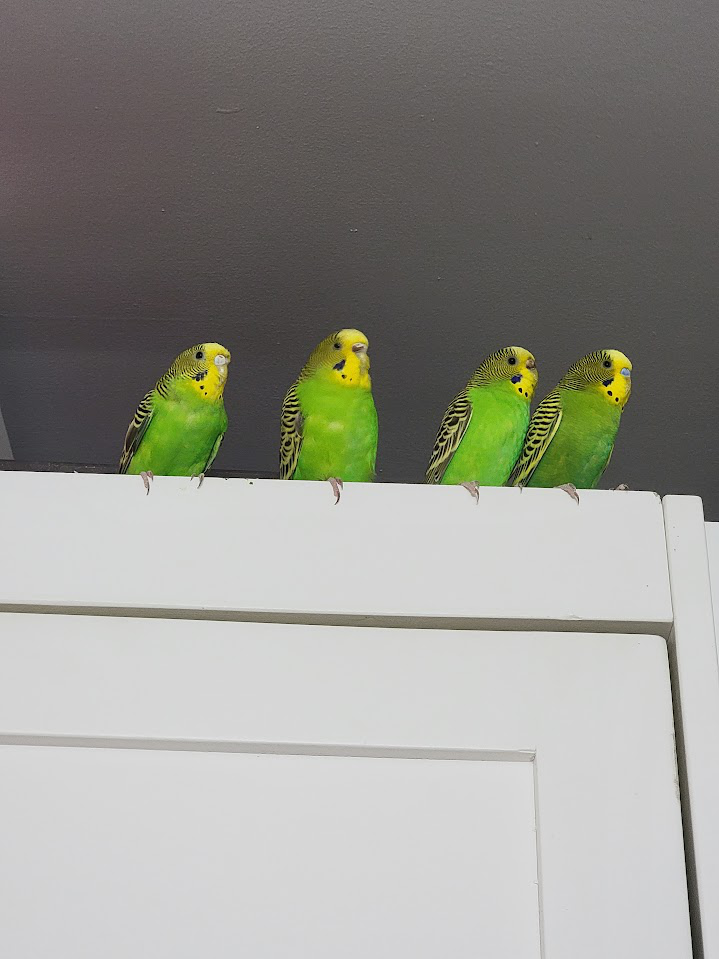
#> input picture images/ground_truth/bird-white.png, 719 x 959 px
$ python -i learn_directoinal.py   (imports and definitions only)   (older library calls are emulated)
#> lines starting #> are read from the running program, lines starting #| are printed output that depends on the picture
#> further down, picture is the input picture: shape (959, 719, 3); mean B, G, R 142.2, 149.2, 149.2
import numpy as np
from scipy.ndimage import convolve, convolve1d
import matplotlib.pyplot as plt
import cv2
from scipy.ndimage import gaussian_filter, sobel

def apply_anti_aliasing_filter(image, sigma=1.5):
    return gaussian_filter(image, sigma=sigma)

def edge_aware_smoothing(image):
    edge_magnitude = np.sqrt(sobel(image, axis=0)**2 + sobel(image, axis=1)**2)
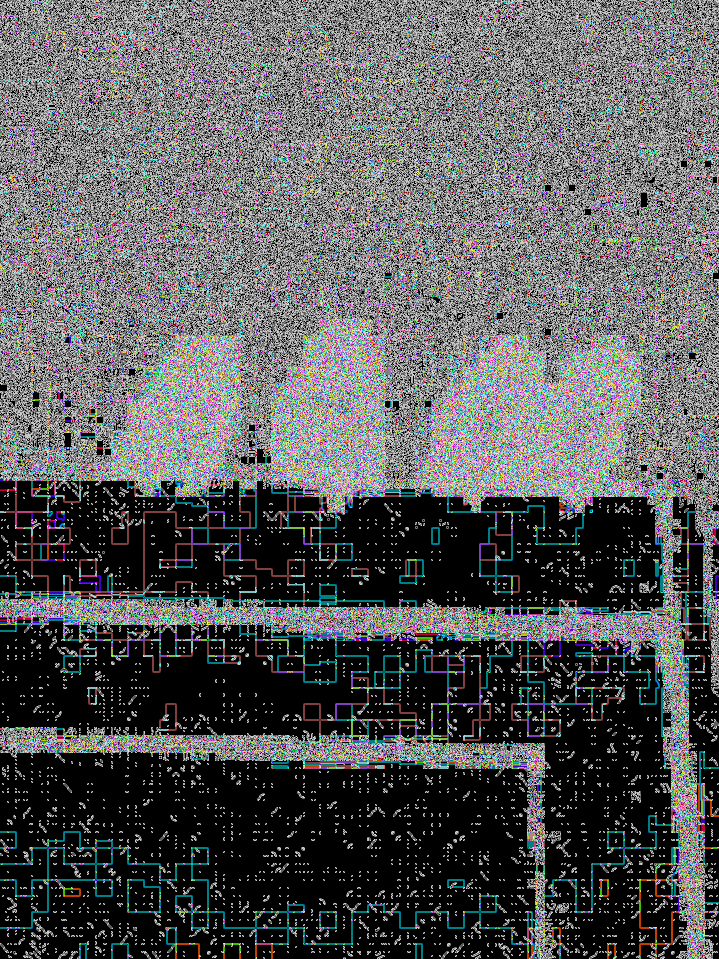
#> edge_magnitude: shape (959, 719, 3) float16; mean B, G, R 5.55, 5.49, 5.41; drawn with min black and max white
    edge_magnitude = edge_magnitude / edge_magnitude.max()  # Normalize

    # Smooth the image
    smoothed_image = gaussian_filter(image, sigma=1)
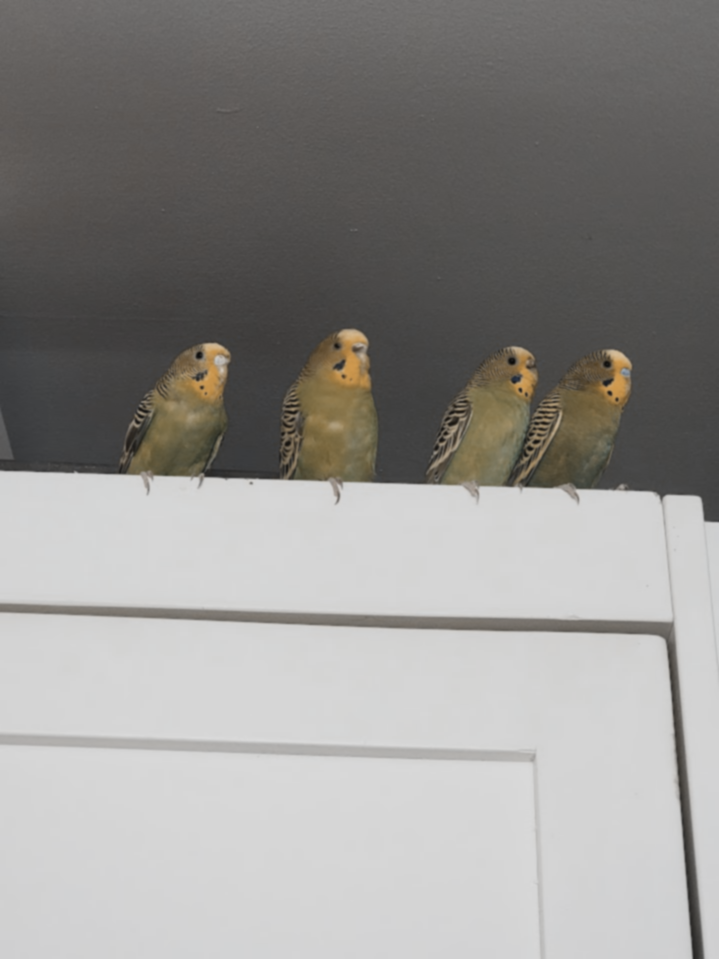
#> smoothed_image: shape (959, 719, 3); mean B, G, R 143.5, 146, 147.7
    k = 0.5  # Blend factor; could be adapted based on edge strength
    final_image = k * image + (1 - k) * smoothed_image * (1 - edge_magnitude)
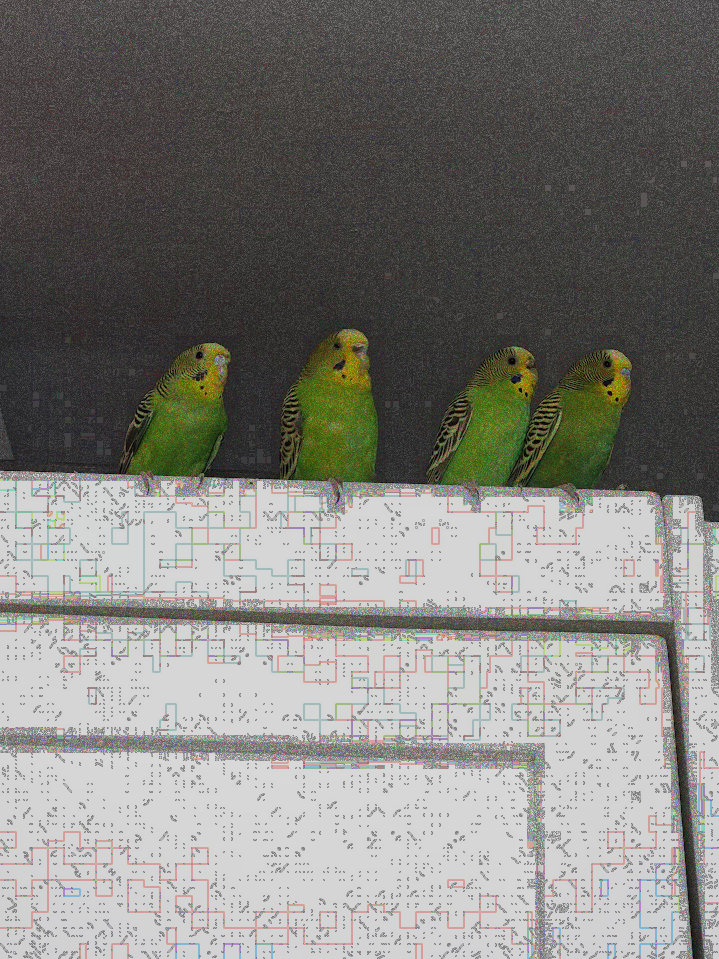
#> final_image: shape (959, 719, 3) float64; mean B, G, R 124.1, 128.4, 129.3

    return final_image

# [86 lines left out: functions simulate_rggb_cfa, calculate_gradients, directional_interpolate_green, interpolate_red_blue, not called in this run]


patternB = ['Bbest-rggb','dirtyred']
patternA = ['Abest-rggb', 'dirtygreen']
# [6 lines not run here, left out]
names = ['bird.png', 'truck.png','snow-dog.png','bird-white.png','kodim05.png']
#gbrg
# [1 line not run here, left out]

# [1 line that did not run here, left out]
# [1 line that did not run here, left out]

# [1 line that did not run here, left out]
# [1 line that did not run here, left out]

# Apply edge-aware smoothing
# [1 line that did not run here, left out]

# [1 line that did not run here, left out]


# [3 lines not run here, left out]


# [133 lines of commented-out code are left out]

>>> import cv2
>>> picture = cv2.imread('../images/ground_truth/bird-white.png')
>>> result = edge_aware_smoothing(picture)
